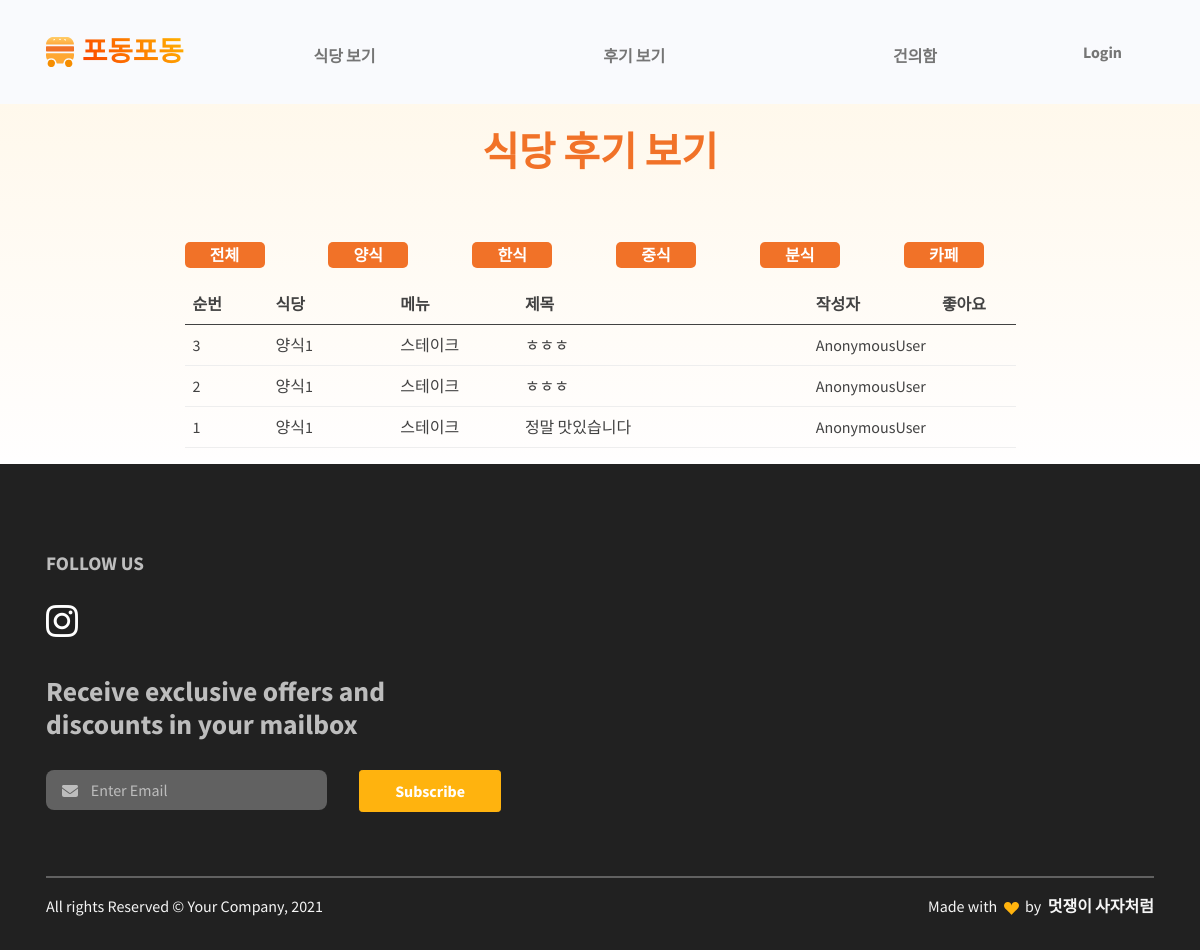
/review/1/, run on an earlier commit of the app's database.
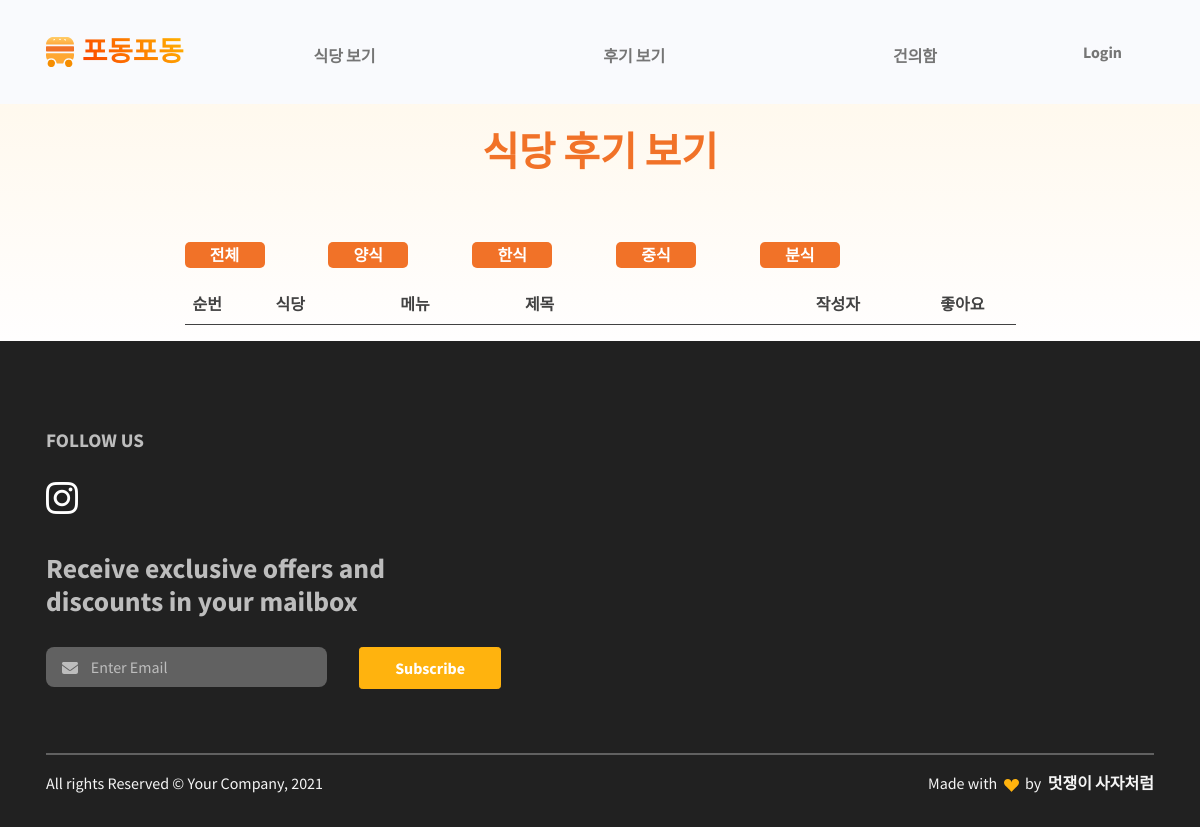
And on a later commit of the database.
### restaurant/models.py (models this page shows, shortened)
class Category(models.Model):
    id = models.AutoField(primary_key=True)
    name = models.CharField(max_length=20)

class Comment(models.Model):
    id = models.AutoField(primary_key=True)
    restaurant = models.ForeignKey(Restaurant, on_delete=models.CASCADE)
    menu = models.ForeignKey(FoodMenu, on_delete=models.CASCADE)
    content = models.TextField()
    thumbnail = models.ImageField(upload_to='images/', blank=True)
    created_at = models.DateTimeField(auto_now_add=True)
    like_users = models.ManyToManyField(settings.AUTH_USER_MODEL, blank=True, related_name="like_comments")
    hate_users = models.ManyToManyField(settings.AUTH_USER_MODEL, blank=True, related_name="hate_comments")
    user = models.ForeignKey(settings.AUTH_USER_MODEL, on_delete=models.CASCADE, null=True)

class Restaurant(models.Model):
    id = models.AutoField(primary_key=True)
    category = models.ForeignKey(Category, on_delete=models.CASCADE)
    name = models.CharField(max_length=30)
    location = models.CharField(max_length=100)
    phone_number = models.CharField(max_length=15)
    business_open_hour = models.DateTimeField()
    business_close_hour = models.DateTimeField()
    thumbnail = models.ImageField(upload_to='images/', blank=True)
    follow_users = models.ManyToManyField(settings.AUTH_USER_MODEL, blank=True, related_name="follow_restaurants")

class FoodMenu(models.Model):
    id = models.AutoField(primary_key=True)
    restaurant = models.ForeignKey(Restaurant, on_delete=models.CASCADE)
    name = models.CharField(max_length=20)
    price = models.CharField(max_length=20)
    thumbnail = models.ImageField(upload_to='images/', blank=True)
    def __str__(self):
        return self.name

### review/views.py (the view)
# urls.py: path('<int:id>/',views.filter,name='filter'),
def filter(request, id):
    reviews = Comment.objects.filter(restaurant__category__id__contains = id).order_by("-created_at")
    category = Category.objects.all()
    user = request.user
    return render(request, "filter.html",{'reviews':reviews, 'user':user, 'category':category})

### review/templates/filter.html (shortened to what this page needs)
{% extends 'base.html' %} {% load static %} {% block content %}
<section class="py-0 bg-primary-gradient">
    <div class="container">
      <div class="row justify-content-center g-0">
        <div class="col-xl-9">
          <div class="col-lg-6 text-center mx-auto mb-3 mb-md-5 mt-4">
            <h5 class="fw-bold text-danger fs-3 fs-lg-5 lh-sm my-6" style="margin-top:8rem !important;">식당 후기 보기</h5>
          </div>
          <div class="row">
            <div class="col-xs-3 col-md-2 mb-3">
              <button class="bnt" onclick="location.href='{% url 'review:review' %}'">전체</button>
            </div>
            {% for category in category %}
            <div class="col-xs-3 col-md-2 mb-3">
              <button class="bnt" onclick="location.href='{% url 'review:filter' category.id %}'">{{category.name}}</button>
            </div>
            {% endfor %}
          </div>
          <table class="table">
            <thead>
                <tr class="thead">
                    <th width=10%>순번</th>
                    <th width=15%>식당</th>
                    <th width=15%>메뉴</th>
                    <th width=35%>제목</th>
                    <th width=15%>작성자</th>
                    <th>좋아요</th>
                </tr>
            </thead>
            <tbody>
            {% for review in reviews %}
                <tr onclick="location.href='{% url 'restaurant:restaurant_detail' review.restaurant.id %}'">
                    <td>{{ forloop.revcounter }}</td>
                    <td>{{review.restaurant.name}}</td>
                    <td>{{review.menu}}</td>
                    <td>{{review.content}}</td>
                    <td>{{user}}</td>
                    <td></td>
                </tr>
            {% endfor %}
            </tbody>
          </table>
        </div>
      </div>
    </div>
  </section>
{% endblock %}

What changed in the data, as far as the page shows it:
removed Category: name "카페"
removed Comment: restaurant.name "양식1", menu "스테이크", content "ㅎㅎㅎ", user "AnonymousUser"
removed Comment: restaurant.name "양식1", menu "스테이크", content "ㅎㅎㅎ", user "AnonymousUser"
removed Comment: restaurant.name "양식1", menu "스테이크", content "정말 맛있습니다", user "AnonymousUser"
